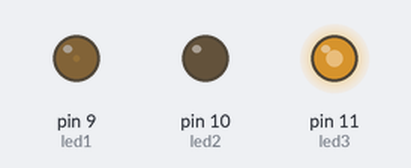
The sketch below on a simulated Arduino Nano, built with avr-gcc and run on an emulated ATmega328P. On the bench: output pins drawn as LEDs (lit = HIGH).

Above: at 0.05 s.
At 1.45 s:
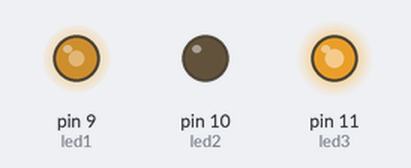
At 2.9 s:
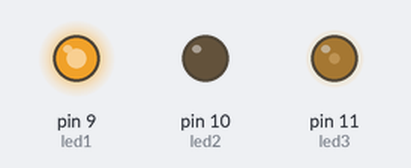
At 5.8 s:
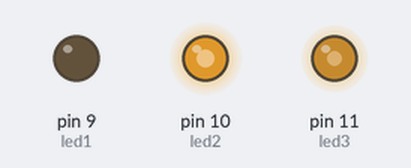
At 8.7 s:
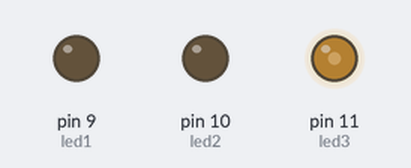
At 11.6 s:
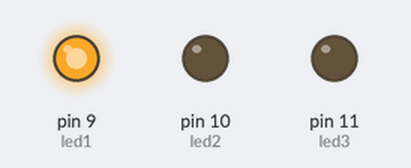
Timing chart, 0 to 15.1 s (numbered marks = the images above):
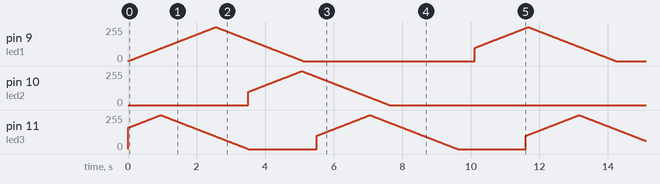

The sketch:

FireFlyJar-Continuous-0.1.ino
```cpp
/*
This is based on the Fade tutorial available at https://www.arduino.cc/en/tutorial/fade

I changed it a ton and since I'm not really a programmer it is not optimized at all.
I'm sure if a pro wanted to follow the same program they could make it much more elegant
But this does work, so there's that.

If you use this or redistribute it please give me a little shout out in the documentation.
dantodd@yahoo.com
*/

// Adjust these numbers to get the pattern you like.
// They control how long the lights stay off between flashes
int dark1_interval = 500;  // how long to keep LED1 dark before beginning next flash
int dark2_interval = 750;  // how long to keep LED1 dark before beginning next flash
int dark3_interval = 200;  // how long to keep LED1 dark before beginning next flash


// These are the pins to use for an Arduino Nano. You can use any PWM pin if you like.
int led1 = 9;             // LED1 is attached to pin D9
int led2 = 10;            // LED2 is attached to pin D10
int led3 = 11;            // LED3 is attached to pin D11

int brightness1 = 0;      // how bright LED1 is at start
int brightness2 = 0;      // how bright LED2 is at start
int brightness3 = 160;    // how bright LED3 is at start
int dark1 = 0;            // start with LED1 on
int dark2 = 400;          // start with LED2 in dark period
int dark3 = 0;            // start with LED3 on


// don't change these values as the flash timer may not work if fadeX doesn't hit exactly 0
int fade1 = 1;    // give a starting place for fading LED1
int fade2 = 1;    // give a starting place for fading LED2
int fade3 = 1;    // give a starting place for fading LED3


// the setup routine runs once when you press reset:
void setup()  {
  // declare pin 9 to be an output:
  pinMode(led1, OUTPUT);
  pinMode(led2, OUTPUT);
  pinMode(led3, OUTPUT);
}


// the loop routine runs over and over again forever:
void loop()  {
  // turn on LEDs:
  analogWrite(led1, brightness1);
  analogWrite(led2, brightness2);
  analogWrite(led3, brightness3);

  // change the brightness for next time through the loop:
  brightness1 = brightness1 + fade1;
  brightness2 = brightness2 + fade2;
  brightness3 = brightness3 + fade3;

  // reverse the direction of the fading at the ends of the fade:
  if (brightness1 == 0 || brightness1 == 255) {
    fade1 = -fade1 ;
  }
  if (brightness2 == 0 || brightness2 == 255) {
    fade2 = -fade2 ;
  }
  if (brightness3 == 0 || brightness3 == 255) {
    fade3 = -fade3 ;
  }


  // If the LED is off this starts a process that keeps the LED off for "darkX_interval"
  if (brightness1 == 0){
    dark1 = 1;
  }
  if (brightness2 == 0){
    dark2 = 1;
  }
  if (brightness3 == 0){
    dark3 = 1;
  }


//  This group of statements keep the LEDs off (brightness = 0)  until darkX_interval cycles have passed,
//  then it turns the LED on at 100 (on a scale of 0-255). Starting at 100 gives a more realistic flash for a firefly
  if (dark1 != 0){
    dark1 = dark1 + 1 ;
    brightness1 = 0;
    if (dark1 >= dark1_interval){
      dark1 = 0 ;
      brightness1 = 100 ;
    }
  }

  if (dark2 != 0){
    dark2 = dark2 + 1 ;
    brightness2 = 0;
    if (dark2 >= dark2_interval){
      dark2 = 0 ;
      brightness2 = 100;
    }
  }

  if (dark3 != 0){
    dark3 = dark3 + 1 ;
    brightness3 = 0;
    if (dark3 >= dark3_interval){
      dark3 = 0 ;
      brightness3 = 100;
    }
  }

  delay (10);

}
```
